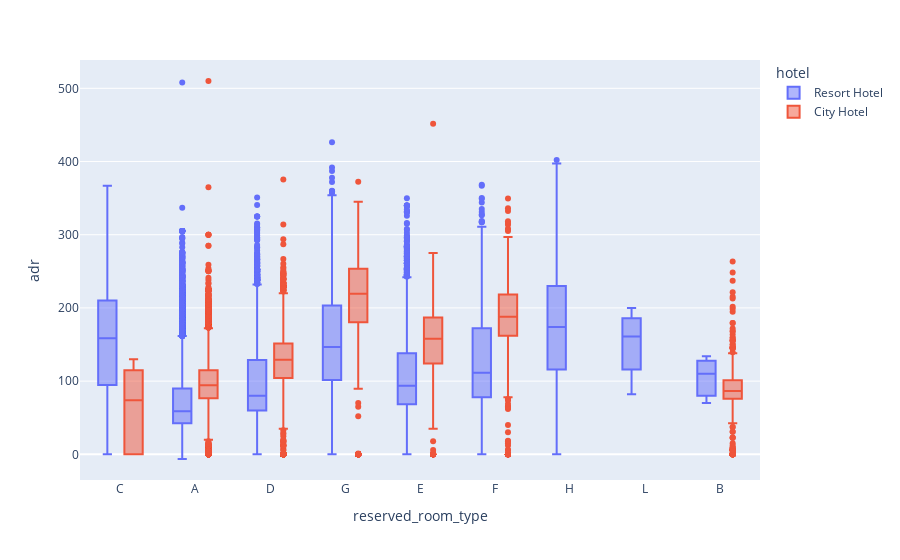

The code cell stored with this chart in its notebook:
### Code cell
px.box(data_frame = df_is_not_canceled, x='reserved_room_type', y='adr', color='hotel', template='plotly')

### Figure 1 — Plotly figure (JSON) as saved in the notebook; plotly's stock layout.template omitted (floating-point values rounded to 4 significant figures; data arrays with more than 128 entries replaced by an {"elided": "..."} marker saying what was removed)
{"data": [{"alignmentgroup": "True", "hovertemplate": "hotel=Resort Hotel<br>reserved_room_type=%{x}<br>adr=%{y}<extra></extra>", "legendgroup": "Resort Hotel", "marker": {"color": "#636efa"}, "name": "Resort Hotel", "notched": false, "offsetgroup": "Resort Hotel", "orientation": "v", "showlegend": true, "x": {"elided": "28938 str values"}, "x0": " ", "xaxis": "x", "y": {"elided": "28938 float values"}, "y0": " ", "yaxis": "y", "type": "box"}, {"alignmentgroup": "True", "hovertemplate": "hotel=City Hotel<br>reserved_room_type=%{x}<br>adr=%{y}<extra></extra>", "legendgroup": "City Hotel", "marker": {"color": "#EF553B"}, "name": "City Hotel", "notched": false, "offsetgroup": "City Hotel", "orientation": "v", "showlegend": true, "x": {"elided": "46228 str values"}, "x0": " ", "xaxis": "x", "y": {"elided": "46228 float values"}, "y0": " ", "yaxis": "y", "type": "box"}], "layout": {"xaxis": {"anchor": "y", "domain": [0.0, 1.0], "title": {"text": "reserved_room_type"}}, "yaxis": {"anchor": "x", "domain": [0.0, 1.0], "title": {"text": "adr"}}, "legend": {"title": {"text": "hotel"}, "tracegroupgap": 0}, "margin": {"t": 60}, "boxmode": "group"}}
